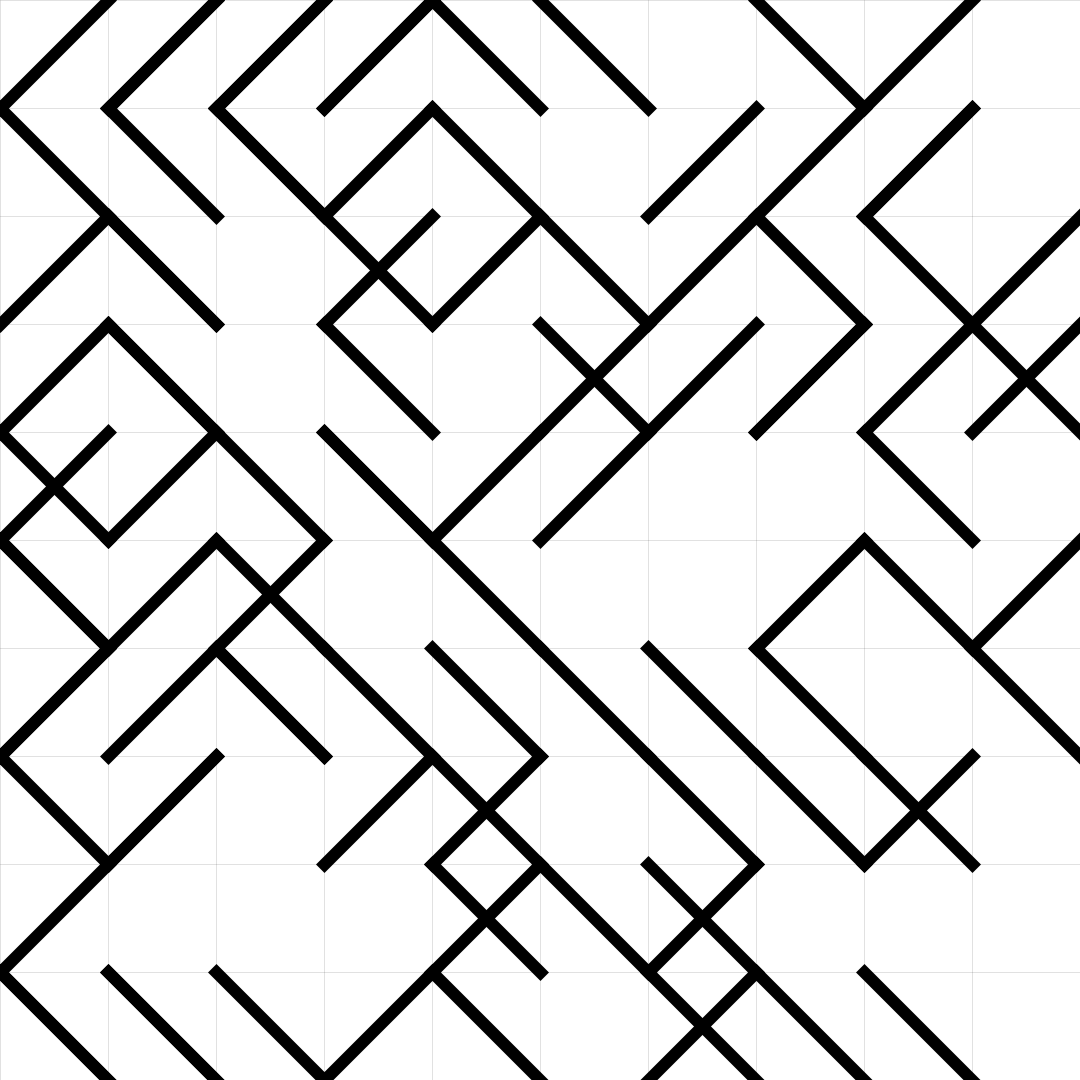
Frame 1 (no input)
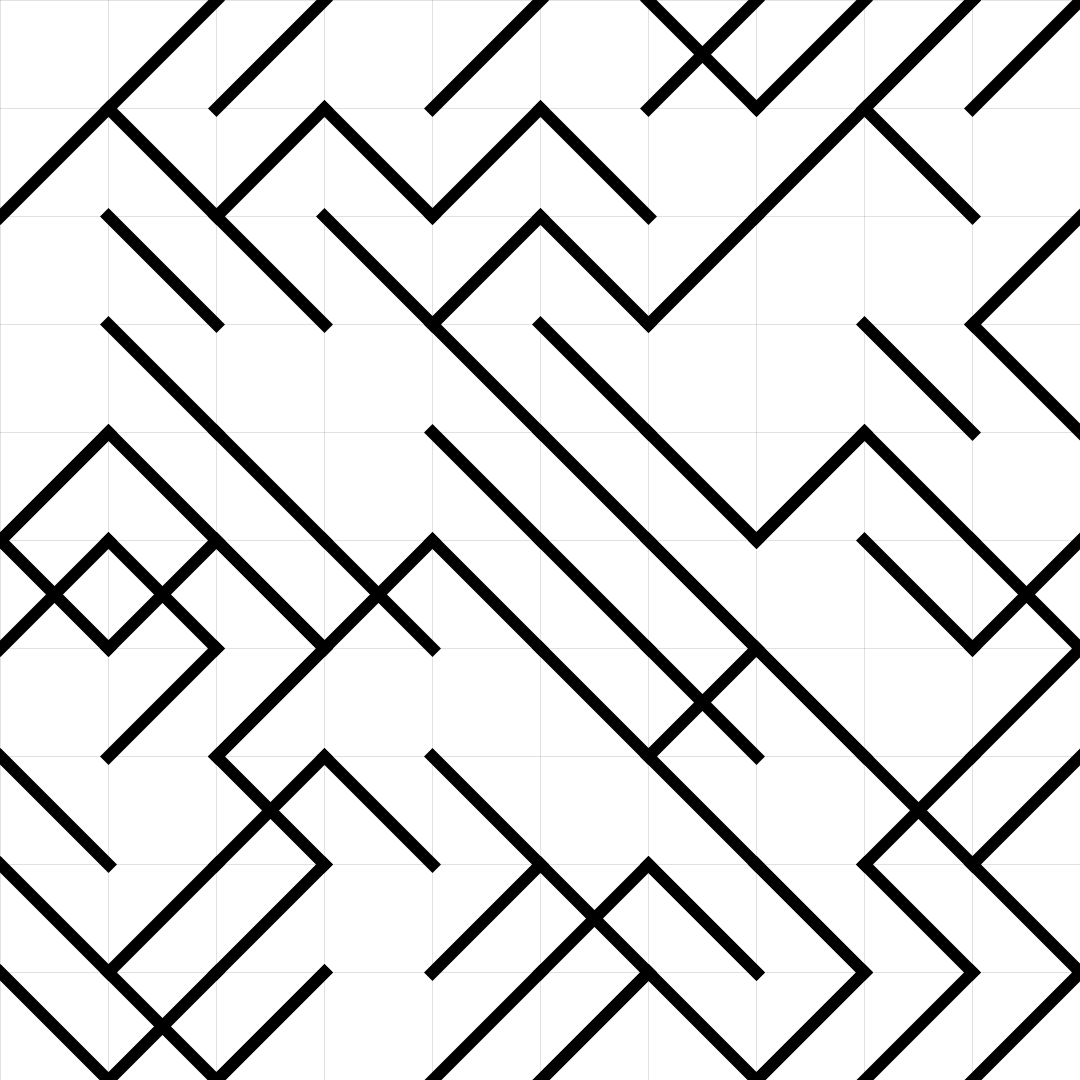
Frame 2 (the mouse pressed at the canvas centre, redrawn once)

The Processing sketch that drew these frames (run headless with seeded random() and noise(); the mouse was pressed at the canvas centre and the sketch redrawn once):

// Processing sketch: week10_alptugan_Sol_Lewitt_04
// ── week10_alptugan_Sol_Lewitt_04.pde
// https://www.moma.org/calendar/exhibitions/305
// Rules
// 1- Grid must be in fixed size
// 2- All grid must include 2 random shape
// 3- There must be minimum 4 different shapes

boolean isDebug;

float xStart;
float yStart;
float xEnd;
float yEnd;

float gridSize;

void setup() {
  surface.setLocation(0, 0);
  size(1080, 1080);
  background(255);

  smooth(); 

  xStart = 0;
  yStart = 0;
  xEnd = width;
  yEnd = height;

  gridSize = 108;

  isDebug = true;
  noLoop();
}


void draw() {
  background(255); 

  for (float x = 0; x < width; x += gridSize) {
    for (float y = 0; y < height; y+= gridSize) {
      // debug Lines
      if (isDebug == true) {
        stroke(0, 0, 0, 30);
        strokeWeight(1);
        if (y == 0) {
          line(x, 0, x, height);
        }
        if (x == 0) {
          line(0, y, width, y);
        }
      }
    }
  }

  //randomSeed(10);
  for (float x = 0; x < width; x += gridSize) {
    for (float y = 0; y < height; y+= gridSize) {

      generateGrid(x, y, gridSize);
      generateGrid(x, y, gridSize);
    }
  }
}

void generateGrid(float x, float y, float gridSize) {

  float chanceFac = random(4);
  if (chanceFac <= 1) {
    xStart = x;
    yStart = y;
    xEnd   = x + gridSize;
    yEnd   = y + gridSize;

    drawDiagonalLine(xStart, yStart, xEnd, yEnd);
  } else if ( chanceFac <= 2) {
    xStart = x + gridSize;
    yStart = y;
    xEnd   = x;
    yEnd   = y + gridSize;

    drawDiagonalLine(xStart, yStart, xEnd, yEnd);
  }
}

void drawDiagonalLine(float x1, float y1, float x2, float y2) {
  // Set stroke thickness
  strokeCap(PROJECT);
  strokeWeight(12);
  stroke(0, 255);

  // Draw Line
  line(x1, y1, x2, y2);
}


void mousePressed() {
  loop();
}

void mouseReleased() {
  noLoop();
}
